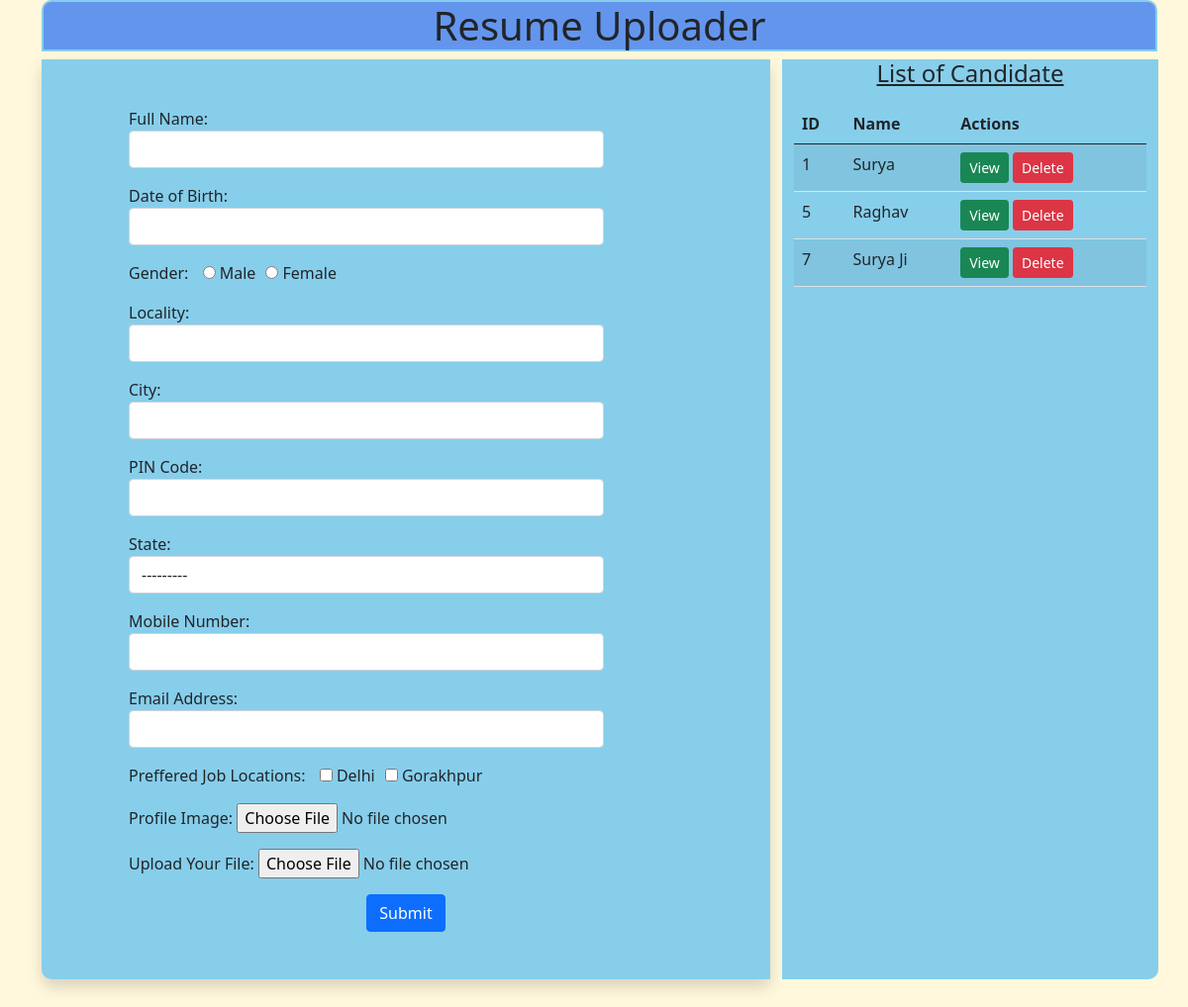
The page / on the database its author committed.
### myapp/models.py (models this page shows)
class Resume(models.Model):
    name = models.CharField(max_length=100)
    dob = models.DateField(auto_now=False, auto_now_add=False)
    gender = models.CharField(max_length=100)
    locality = models.CharField(max_length=100)
    city = models.CharField(max_length=100)
    pin = models.PositiveBigIntegerField()
    state = models.CharField(choices=STATE_CHOICES, max_length=50)
    mobile = models.PositiveBigIntegerField()
    email = models.EmailField()
    job_city = models.CharField(max_length=50)
    profile_image = models.ImageField(upload_to='profileimg', blank=True)
    my_file = models.FileField(upload_to='doc', blank=True)

### myapp/views.py (the view, shortened to what this page needs)
# urls.py: path('', views.HomeView.as_view(), name='home'),
class HomeView(View):
    def get(self, request):
        form = ResumeForm()
        candidates = Resume.objects.all()
        return render(request, 'myapp/home.html', {'candidates': candidates, 'form': form})

### myapp/templates/myapp/home.html (shortened to what this page needs)
<!DOCTYPE html>
{% load static %}
<html lang="en">
<head>
    <link href="https://cdn.jsdelivr.net/npm/bootstrap@5.0.0-beta2/dist/css/bootstrap.min.css" rel="stylesheet"
>
    <link rel="stylesheet" href="//code.jquery.com/ui/1.12.1/themes/base/jquery-ui.css">
    <link rel="stylesheet" href="{% static 'myapp/css/style.css' %}">
</head>
<body>
    <div class="container mb-5">
        <h1 id="header" class="text-center">Resume Uploader</h1>
        <div class="row">
            <div class="col-sm-8">
                <form action="" method="post" enctype="multipart/form-data" class="shadow p-5"
                    style="background: skyblue; border-bottom-left-radius: 10px;">
                    {% for fm in form %}
                    <div class="form-group mb-3">
                        {{fm.label_tag}} {{fm}} <small class="text-danger">{{fm.errors|striptags}}</small>
                    </div>
                    {% endfor %}
                    <div class="text-center">
                        <input type="submit" value="Submit" class="btn btn-primary">
                    </div>
                </form>
            </div>
            <div class="col-sm-4" style="background: skyblue; border-bottom-right-radius: 10px;">
                <h4 class="text-center mb-3"><u>List of Candidate</u></h4>
                <table class="table table-striped">
                    <thead>
                        <tr>
                            <th>ID</th>
                            <th>Name</th>
                            <th>Actions</th>
                        </tr>
                    </thead>
                    <tbody>
                        {% for candidate in candidates %}
                        <tr>
                            <td>{{ candidate.id }}</td>
                            <td>{{ candidate.name }}</td>
                            <td>
                                <a href="{% url 'candidate' candidate.id %}" class="btn btn-success btn-sm">View</a>
                                <a href="{% url 'delete_candidate' candidate.id %}" class="btn btn-danger btn-sm">Delete</a>
                            </td>
                        </tr>
                        {% endfor %}
                    </tbody>
                </table>
            </div>
        </div>
    </div>
</body>
</html>

### myapp/static/myapp/css/style.css (style rules this page uses)
body { background: cornsilk; }
.form-group { margin-left: 40px; width: 75%; }
#id_gender,#id_job_city { list-style: none; display: inline-flex; }
#id_gender> div { padding-left: 10px; }
#id_job_city> div { padding-left: 10px; }
#header { height: 75%; width: 101%; border: 2px solid skyblue; border-top-right-radius:10px ; border-top-left-radius:10px ; background: cornflowerblue; }

### rows shown on the page
Resume: id "1", name "Surya"
Resume: id "5", name "Raghav"
Resume: id "7", name "Surya Ji"

### other values the page prints
{{ fm.label_tag }} "Full Name:" "Date of Birth:" "Gender:" "Locality:" "City:" "PIN Code:" "State:" "Mobile Number:" "Email Address:" "Preffered Job Locations:" "Profile Image:" "Upload Your File:"
